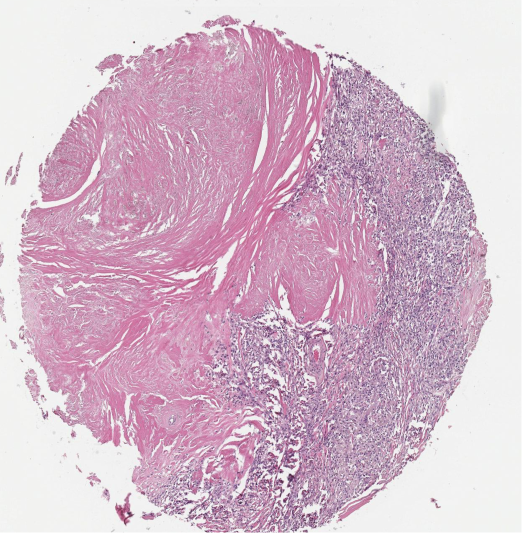
#> input picture example2.png, 1044 x 1066 px (shown at 1/2 size)
$ python build_registered_he_tissue_support.py --he-image ../example2.png --output out.png
#> lines starting #> are read from the running program, lines starting #| are printed output that depends on the picture; after the words box and inside, x2 and y2 are one past the last pixel; in counts of white or black regions, pixels touching at a corner belong together
#> in main, image is the input picture: PIL image 1044x1066 RGBA; mean R, G, B, A 212.6, 185.2, 202.8, 254.5
#!/usr/bin/env python3
"""Create the blind tissue-support mask used to filter SAM candidates."""

from __future__ import annotations

import argparse
from pathlib import Path

import numpy as np
from PIL import Image, ImageDraw
from scipy import ndimage as ndi
from scipy.spatial import ConvexHull


def disk(radius: int) -> np.ndarray:
    yy, xx = np.ogrid[-radius : radius + 1, -radius : radius + 1]
    return xx * xx + yy * yy <= radius * radius


def convex_hull_mask(mask: np.ndarray) -> np.ndarray:
    yy, xx = np.nonzero(mask)
    if len(xx) < 3:
        return mask.copy()
    points = np.column_stack([xx, yy])
    hull = ConvexHull(points)
    canvas = Image.new("1", (mask.shape[1], mask.shape[0]), 0)
    ImageDraw.Draw(canvas).polygon([tuple(point) for point in points[hull.vertices]], fill=1)
    return np.asarray(canvas, dtype=bool)


def registered_he_tissue_support(registered_he: np.ndarray) -> np.ndarray:
    """Keep the tissue body and its enclosed blank spaces."""
    image = registered_he.astype(np.float32)
#> image: shape (1066, 1044, 3) float32
    intensity = image.mean(axis=2)
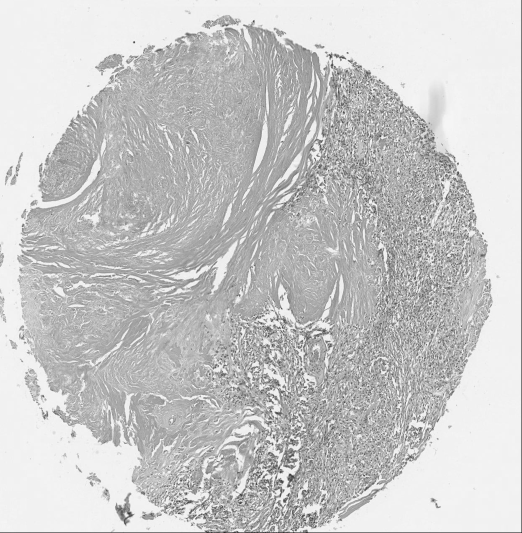
#> intensity: shape (1066, 1044) float32 (shown at 1/2 size); min 0, max 255, mean 200.2
    chroma = image.max(axis=2) - image.min(axis=2)
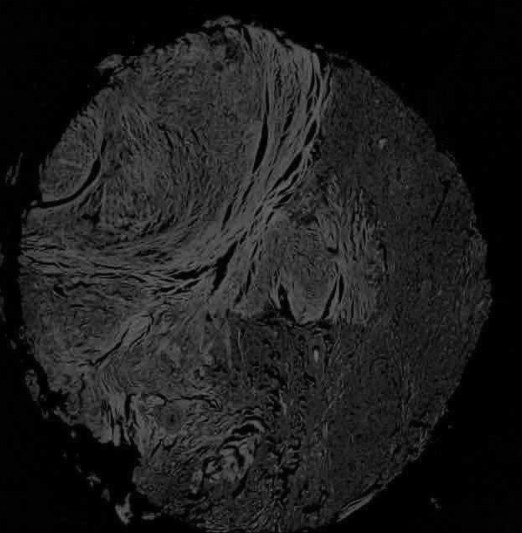
#> chroma: shape (1066, 1044) float32 (shown at 1/2 size); min 0, max 113, mean 28.1
    raw = (image.min(axis=2) < 244) & ((chroma >= 7) | (intensity < 226))
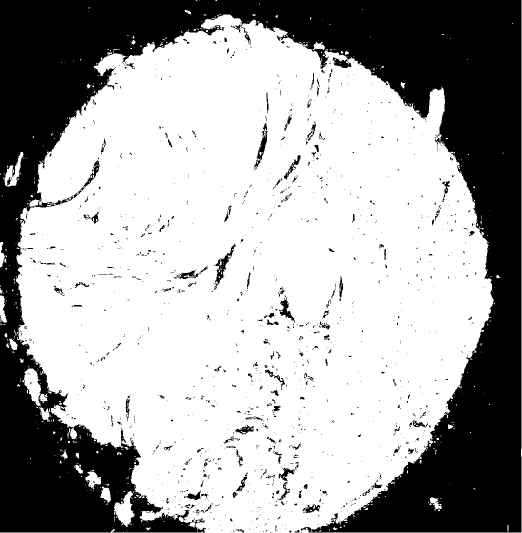
#> raw: shape (1066, 1044) bool (shown at 1/2 size); 65.3% white; 1194 black regions (1031 under 20 px), largest, box (x1, y1, x2, y2) and area: (0, 0, 1043, 1065) 370516, (427, 487, 471, 580) 829, (509, 246, 535, 339) 667
    raw = ndi.binary_closing(raw, structure=disk(5))
#> raw: shape (1066, 1044) bool; 67.6% white; 8 black regions, largest, box (x1, y1, x2, y2) and area: (0, 0, 1044, 1066) 358543, (81, 786, 131, 817) 894, (76, 747, 96, 789) 565
    labels, count = ndi.label(raw)
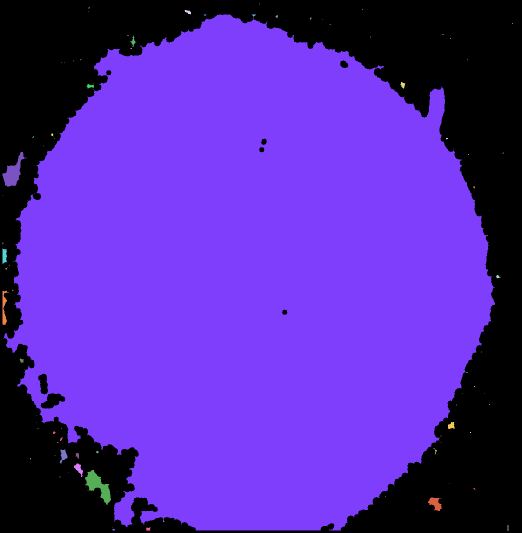
#> labels: shape (1066, 1044) int32 (shown at 1/2 size); 119 distinct labels, from 0 to 118; one colour per label, 0 black
#> count = 118
    if count == 0:
        return np.zeros_like(raw, dtype=bool)
    sizes = np.bincount(labels.ravel())
#> sizes = 119 values, max 746976 at index 7, min 1 at index 5, mean 9352.1
    minimum = max(300, int(sizes[1:].max() * 0.002))
#> minimum = 1493
    keep = sizes >= minimum
    keep[0] = False
    tissue = keep[labels]
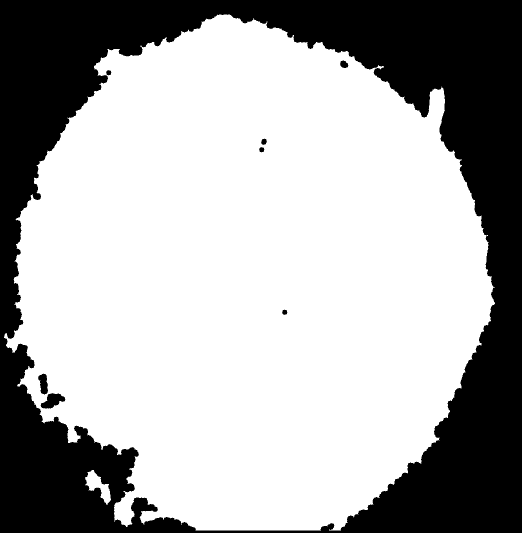
#> tissue: shape (1066, 1044) bool (shown at 1/2 size); 67.3% white; 8 black regions, largest, box (x1, y1, x2, y2) and area: (0, 0, 1044, 1066) 362430, (81, 786, 131, 817) 894, (76, 747, 96, 789) 565
    support = convex_hull_mask(tissue)
#> in convex_hull_mask, `points = np.column_stack([xx, yy])`: points = 748487 pairs, first value 8 to 989, second value 29 to 1060
#> in convex_hull_mask, `canvas = Image.new("1", (mask.shape[1], mask.shape[0]), 0)`: canvas: PIL image 1044x1066 1; every value is 0
#> in convex_hull_mask, `ImageDraw.Draw(canvas).polygon([tuple(point) for point in points[hull...`:
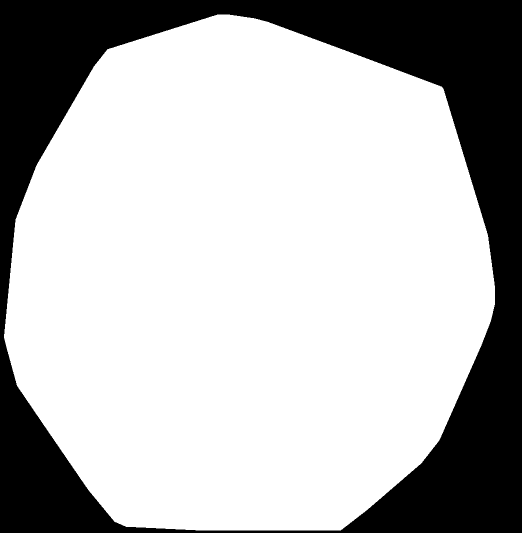
#> canvas: PIL image 1044x1066 1 (shown at 1/2 size); 72.1% white; 1 black region, box (x1, y1, x2, y2) and area: (0, 0, 1044, 1066) 310588
    return ndi.binary_dilation(support, structure=disk(12))
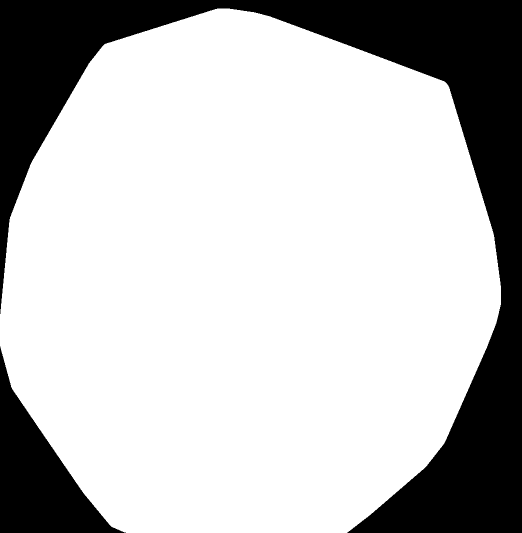
#> returned value: shape (1066, 1044) bool (shown at 1/2 size); 75.3% white; 2 black regions, box (x1, y1, x2, y2) and area: (0, 0, 1044, 1066) 237895, (0, 693, 252, 1066) 36943


def main() -> None:
    parser = argparse.ArgumentParser(description=__doc__)
    parser.add_argument("--he-image", type=Path, required=True)
    parser.add_argument("--output", type=Path, required=True)
    args = parser.parse_args()
    if args.output.exists():
        raise FileExistsError(f"Refusing to overwrite {args.output}")
    with Image.open(args.he_image) as image:
        he = np.asarray(image.convert("RGB"))
    support = registered_he_tissue_support(he)
    args.output.parent.mkdir(parents=True, exist_ok=True)
    Image.fromarray(support.astype(np.uint8) * 255).save(args.output)
    print(f"Saved {args.output} with {int(support.sum()):,} supported pixels")
#| Saved out.png with 838,066 supported pixels


if __name__ == "__main__":
    main()
